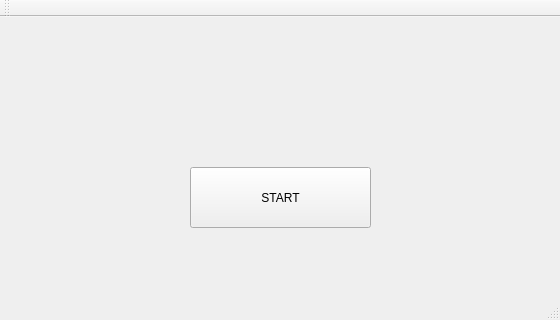
<?xml version="1.0" encoding="UTF-8"?>
<ui version="4.0">
 <class>MainWindow</class>
 <widget class="QMainWindow" name="MainWindow">
  <property name="geometry">
   <rect>
    <x>0</x>
    <y>0</y>
    <width>560</width>
    <height>320</height>
   </rect>
  </property>
  <property name="windowTitle">
   <string>MainWindow</string>
  </property>
  <widget class="QWidget" name="centralWidget">
   <widget class="QPushButton" name="pushButton">
    <property name="geometry">
     <rect>
      <x>190</x>
      <y>150</y>
      <width>181</width>
      <height>61</height>
     </rect>
    </property>
    <property name="text">
     <string>START</string>
    </property>
   </widget>
  </widget>
  <widget class="QMenuBar" name="menuBar">
   <property name="geometry">
    <rect>
     <x>0</x>
     <y>0</y>
     <width>560</width>
     <height>24</height>
    </rect>
   </property>
  </widget>
  <widget class="QToolBar" name="mainToolBar">
   <attribute name="toolBarArea">
    <enum>TopToolBarArea</enum>
   </attribute>
   <attribute name="toolBarBreak">
    <bool>false</bool>
   </attribute>
  </widget>
  <widget class="QStatusBar" name="statusBar"/>
 </widget>
 <layoutdefault spacing="6" margin="11"/>
 <resources/>
 <connections/>
</ui>
